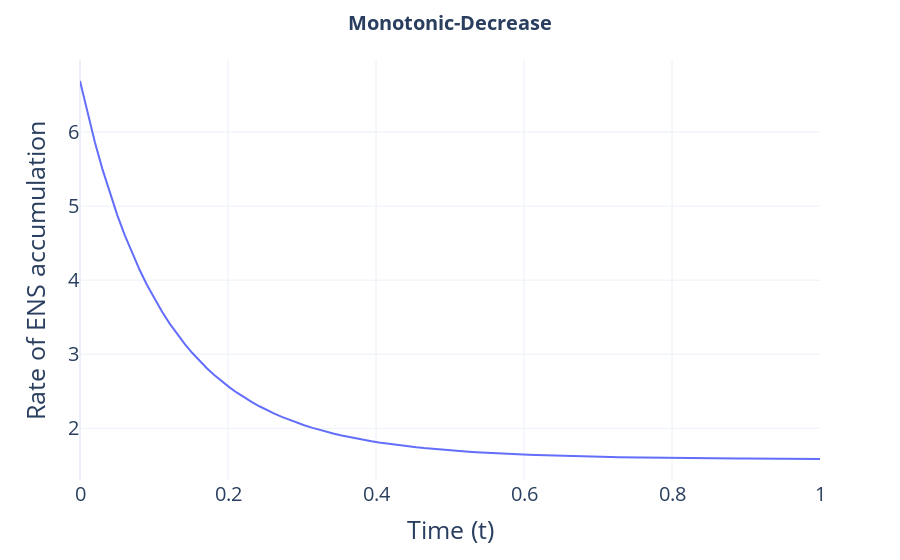

Notebook code cell kept with this figure:
### Code cell
mu_range1, mu_prime_range1 = mu_mu_prime_range(Q1, test_nst_array3, t_range_large)
fig1 = px.line(x=t_range_large, y=mu_range1, labels={'x': 'Time (t)', 'y': 'Rate of ENS accumulation'})
# Update axis label font size
fig1.update_layout(
    template='plotly_white',
        title=dict(
        text='<b>Monotonic-Decrease</b>',
        font=dict(size=20),  # Increase title size, make it bold
        x=0.5,  # Center the title
        xanchor='center',
    ),
    xaxis=dict(
        title_font=dict(size=25),
        tickfont=dict(size=20),
    ),
    yaxis=dict(
        title_font=dict(size=25),
        tickfont=dict(size=20),
    )
)


# fig1.update_yaxes(range=[0.05, 0.06])

fig1.write_image("evolutionary_rate_change_non-stationary_monotonic_decrease.pdf")


fig1.show()

### Figure 1 — Plotly figure (JSON) as saved in the notebook; plotly's stock layout.template omitted (floating-point values rounded to 4 significant figures)
{"data": [{"hovertemplate": "Time (t)=%{x}<br>Rate of ENS accumulation=%{y}<extra></extra>", "legendgroup": "", "line": {"color": "#636efa", "dash": "solid"}, "marker": {"symbol": "circle"}, "mode": "lines", "name": "", "orientation": "v", "showlegend": false, "type": "scatter", "x": [0, 0.0101, 0.0202, 0.0303, 0.0404, 0.05051, 0.06061, 0.07071, 0.08081, 0.09091, 0.101, 0.1111, 0.1212, 0.1313, 0.1414, 0.1515, 0.1616, 0.1717, 0.1818, 0.1919, 0.202, 0.2121, 0.2222, 0.2323, 0.2424, 0.2525, 0.2626, 0.2727, 0.2828, 0.2929, 0.303, 0.3131, 0.3232, 0.3333, 0.3434, 0.3535, 0.3636, 0.3737, 0.3838, 0.3939, 0.404, 0.4141, 0.4242, 0.4343, 0.4444, 0.4545, 0.4646, 0.4747, 0.4848, 0.4949, 0.5051, 0.5152, 0.5253, 0.5354, 0.5455, 0.5556, 0.5657, 0.5758, 0.5859, 0.596, 0.6061, 0.6162, 0.6263, 0.6364, 0.6465, 0.6566, 0.6667, 0.6768, 0.6869, 0.697, 0.7071, 0.7172, 0.7273, 0.7374, 0.7475, 0.7576, 0.7677, 0.7778, 0.7879, 0.798, 0.8081, 0.8182, 0.8283, 0.8384, 0.8485, 0.8586, 0.8687, 0.8788, 0.8889, 0.899, 0.9091, 0.9192, 0.9293, 0.9394, 0.9495, 0.9596, 0.9697, 0.9798, 0.9899, 1], "xaxis": "x", "y": [6.69, 6.255, 5.859, 5.5, 5.173, 4.876, 4.605, 4.358, 4.134, 3.928, 3.741, 3.57, 3.413, 3.27, 3.139, 3.019, 2.909, 2.808, 2.715, 2.63, 2.552, 2.48, 2.414, 2.353, 2.297, 2.245, 2.198, 2.154, 2.113, 2.075, 2.041, 2.009, 1.979, 1.951, 1.926, 1.902, 1.881, 1.86, 1.841, 1.824, 1.808, 1.793, 1.779, 1.766, 1.754, 1.742, 1.732, 1.722, 1.713, 1.705, 1.697, 1.689, 1.683, 1.676, 1.67, 1.665, 1.659, 1.654, 1.65, 1.646, 1.642, 1.638, 1.634, 1.631, 1.628, 1.625, 1.622, 1.62, 1.617, 1.615, 1.613, 1.611, 1.609, 1.608, 1.606, 1.604, 1.603, 1.602, 1.6, 1.599, 1.598, 1.597, 1.596, 1.595, 1.594, 1.593, 1.592, 1.591, 1.591, 1.59, 1.589, 1.589, 1.588, 1.588, 1.587, 1.587, 1.586, 1.586, 1.585, 1.585], "yaxis": "y"}], "layout": {"legend": {"tracegroupgap": 0}, "margin": {"t": 60}, "title": {"font": {"size": 20}, "text": "<b>Monotonic-Decrease</b>", "x": 0.5, "xanchor": "center"}, "xaxis": {"anchor": "y", "domain": [0, 1], "tickfont": {"size": 20}, "title": {"font": {"size": 25}, "text": "Time (t)"}}, "yaxis": {"anchor": "x", "domain": [0, 1], "tickfont": {"size": 20}, "title": {"font": {"size": 25}, "text": "Rate of ENS accumulation"}}}}
